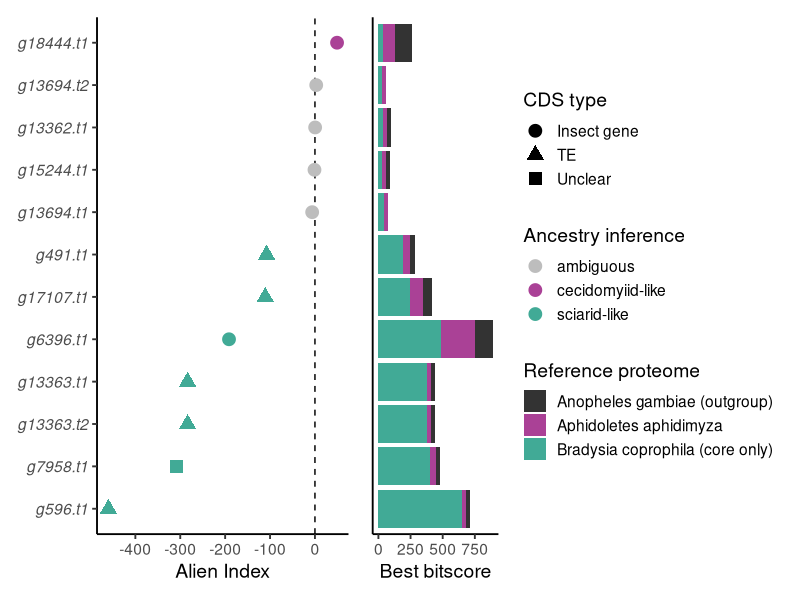

R code for this plot:
library(tidyverse)
library(patchwork)

# Read table
df <- read.delim("Alien_Index_summary.txt")

# Clean gene names
df$gene <- gsub(
  "_(insect-like|TE-like|unclear_homology)",
  "",
  df$qseqid
)

# Assign group
df$group <- case_when(
  grepl("TE-like", df$qseqid) ~ "TE",
  grepl("insect-like", df$qseqid) ~ "Insect gene",
  TRUE ~ "Unclear"
)

# Order genes by Alien Index (shared ordering)
df <- df %>%
  arrange(alien_index) %>%
  mutate(gene = factor(gene, levels = gene))

# -----------------------
# LEFT: Alien Index plot
# -----------------------
p1 <- ggplot(
  df,
  aes(
    x = alien_index,
    y = gene,
    colour = interpretation,
    shape = group
  )
) +
  geom_vline(xintercept = 0, linetype = "dashed") +
  geom_point(size = 4) +
  scale_colour_manual(values = c(
    "sciarid-like" = "#41aa96",
    "cecidomyiid-like" = "#aa4196",
    "ambiguous" = "#bdbdbd"
  )) +
  scale_shape_manual(values = c(
    "Insect gene" = 19,
    "TE" = 17,
    "Unclear" = 15
  )) +
  labs(
    x = "Alien Index",
    y = NULL,
    colour = "Ancestry inference",
    shape = "CDS type"
  ) +
  theme_classic(base_size = 14) +
  theme(
    axis.text.y = element_text(face = "italic"),
    legend.position = "left"
  )

# -----------------------
# RIGHT: Outgroup bitscore barplot
# -----------------------
p2 <- df %>%
  select(gene,
         best_bitscore_cecidomyiid,
         best_bitscore_sciarid,
         best_bitscore_outgroup) %>%
  
  # convert to long format for stacking
  pivot_longer(
    cols = c(best_bitscore_cecidomyiid,
             best_bitscore_sciarid,
             best_bitscore_outgroup),
    names_to = "source",
    values_to = "bitscore"
  ) %>%
  
  mutate(
    source = case_when(
      source == "best_bitscore_cecidomyiid" ~ "Aphidoletes aphidimyza",
      source == "best_bitscore_sciarid" ~ "Bradysia coprophila (core only)",
      source == "best_bitscore_outgroup" ~ "Anopheles gambiae (outgroup)"
    )
  ) %>%
  
  ggplot(aes(
    x = bitscore,
    y = gene,
    fill = source
  )) +
  
  geom_col() +
  
  scale_fill_manual(values = c(
    "Aphidoletes aphidimyza" = "#aa4196",
    "Bradysia coprophila (core only)" = "#41aa96",
    "Anopheles gambiae (outgroup)" = "#333333"
  )) +
  
  labs(
    x = "Best bitscore",
    y = NULL,
    fill = "Reference proteome"
  ) +
  
  theme_classic(base_size = 14) +
  
  theme(
    axis.text.y = element_blank(),
    axis.ticks.y = element_blank(),
    axis.title.y = element_blank()
  )

# -----------------------
# COMBINE
# -----------------------
p3 <- p1 + p2 +
  plot_layout(widths = c(2, 1)) +
  plot_layout(guides = "collect") &
  theme(legend.position = "right")

p3

#ggsave("Alien_Index_plot.svg", p3, width = 10, height = 4.5)
